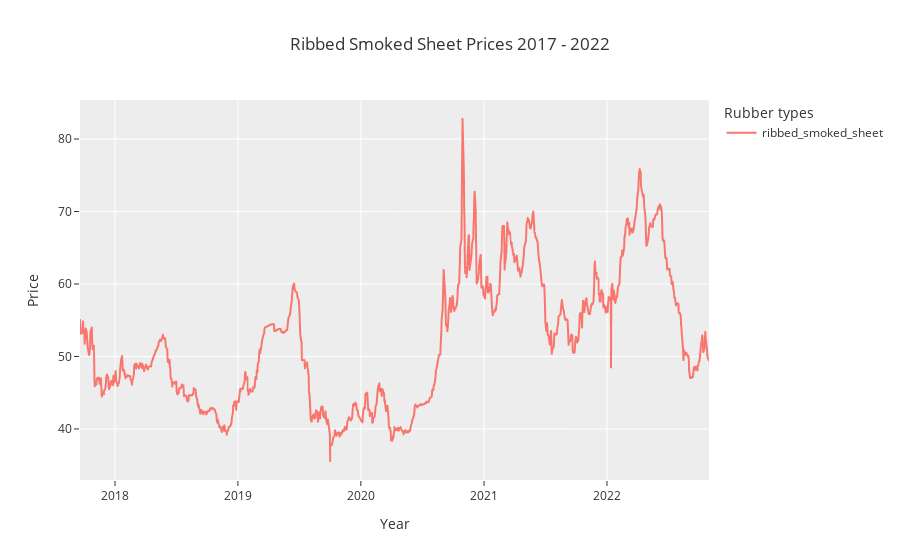

Notebook cell for this chart:
### Markdown cell above
## Part 3: EDA

### Code cell
# plot ribbed_smoked_sheet price line chart
px.line(rubber, y=["ribbed_smoked_sheet"],title='Ribbed Smoked Sheet Prices 2017 - 2022',
        template='ggplot2', labels={'value':'Price', 'date':'Year', 'variable':'Rubber types'})

### Figure 1 — Plotly figure (JSON) as saved in the notebook; plotly's stock layout.template omitted (floating-point values rounded to 4 significant figures; data arrays with more than 128 entries replaced by an {"elided": "..."} marker saying what was removed)
{"data": [{"hovertemplate": "Rubber types=ribbed_smoked_sheet<br>Year=%{x}<br>Price=%{y}<extra></extra>", "legendgroup": "ribbed_smoked_sheet", "line": {"color": "#F8766D", "dash": "solid"}, "marker": {"symbol": "circle"}, "mode": "lines", "name": "ribbed_smoked_sheet", "showlegend": true, "type": "scattergl", "x": {"elided": "1241 str values"}, "xaxis": "x", "y": {"elided": "1241 float values"}, "yaxis": "y"}], "layout": {"autosize": true, "legend": {"title": {"text": "Rubber types"}, "tracegroupgap": 0}, "title": {"text": "Ribbed Smoked Sheet Prices 2017 - 2022"}, "xaxis": {"anchor": "y", "autorange": true, "domain": [0, 1], "range": ["2017-09-19", "2022-10-31"], "title": {"text": "Year"}, "type": "date"}, "yaxis": {"anchor": "x", "autorange": true, "domain": [0, 1], "range": [32.96, 85.38], "title": {"text": "Price"}, "type": "linear"}}}
